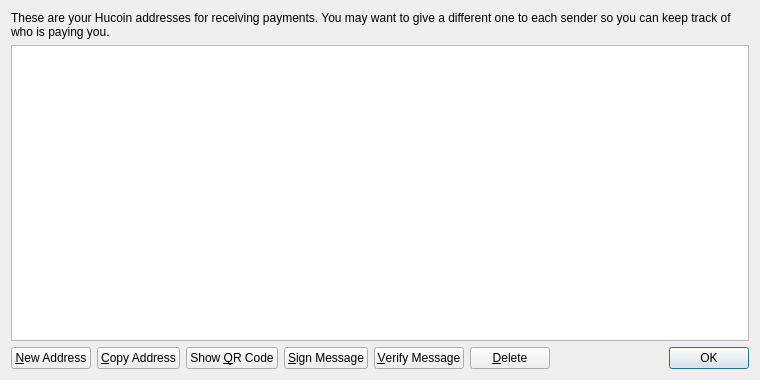
<?xml version="1.0" encoding="UTF-8"?>
<ui version="4.0">
 <class>AddressBookPage</class>
 <widget class="QWidget" name="AddressBookPage">
  <property name="geometry">
   <rect>
    <x>0</x>
    <y>0</y>
    <width>760</width>
    <height>380</height>
   </rect>
  </property>
  <property name="windowTitle">
   <string>Address Book</string>
  </property>
  <layout class="QVBoxLayout" name="verticalLayout">
   <item>
    <widget class="QLabel" name="labelExplanation">
     <property name="text">
      <string>These are your Hucoin addresses for receiving payments. You may want to give a different one to each sender so you can keep track of who is paying you.</string>
     </property>
     <property name="textFormat">
      <enum>Qt::PlainText</enum>
     </property>
     <property name="wordWrap">
      <bool>true</bool>
     </property>
    </widget>
   </item>
   <item>
    <widget class="QTableView" name="tableView">
     <property name="contextMenuPolicy">
      <enum>Qt::CustomContextMenu</enum>
     </property>
     <property name="toolTip">
      <string>Double-click to edit address or label</string>
     </property>
     <property name="tabKeyNavigation">
      <bool>false</bool>
     </property>
     <property name="alternatingRowColors">
      <bool>true</bool>
     </property>
     <property name="selectionMode">
      <enum>QAbstractItemView::SingleSelection</enum>
     </property>
     <property name="selectionBehavior">
      <enum>QAbstractItemView::SelectRows</enum>
     </property>
     <property name="sortingEnabled">
      <bool>true</bool>
     </property>
     <attribute name="verticalHeaderVisible">
      <bool>false</bool>
     </attribute>
    </widget>
   </item>
   <item>
    <layout class="QHBoxLayout" name="horizontalLayout">
     <item>
      <widget class="QPushButton" name="newAddressButton">
       <property name="toolTip">
        <string>Create a new address</string>
       </property>
       <property name="text">
        <string>&amp;New Address</string>
       </property>
       <property name="icon">
        <iconset resource="../bitcoin.qrc">
         <normaloff>:/icons/add</normaloff>:/icons/add</iconset>
       </property>
      </widget>
     </item>
     <item>
      <widget class="QPushButton" name="copyToClipboard">
       <property name="toolTip">
        <string>Copy the currently selected address to the system clipboard</string>
       </property>
       <property name="text">
        <string>&amp;Copy Address</string>
       </property>
       <property name="icon">
        <iconset resource="../bitcoin.qrc">
         <normaloff>:/icons/editcopy</normaloff>:/icons/editcopy</iconset>
       </property>
      </widget>
     </item>
     <item>
      <widget class="QPushButton" name="showQRCode">
       <property name="text">
        <string>Show &amp;QR Code</string>
       </property>
       <property name="icon">
        <iconset resource="../bitcoin.qrc">
         <normaloff>:/icons/qrcode</normaloff>:/icons/qrcode</iconset>
       </property>
      </widget>
     </item>
     <item>
      <widget class="QPushButton" name="signMessage">
       <property name="toolTip">
        <string>Sign a message to prove you own a Bitcoin address</string>
       </property>
       <property name="text">
        <string>&amp;Sign Message</string>
       </property>
       <property name="icon">
        <iconset resource="../bitcoin.qrc">
         <normaloff>:/icons/edit</normaloff>:/icons/edit</iconset>
       </property>
      </widget>
     </item>
     <item>
      <widget class="QPushButton" name="verifyMessage">
       <property name="toolTip">
        <string>Verify a message to ensure it was signed with a specified Bitcoin address</string>
       </property>
       <property name="text">
        <string>&amp;Verify Message</string>
       </property>
       <property name="icon">
        <iconset resource="../bitcoin.qrc">
         <normaloff>:/icons/transaction_0</normaloff>:/icons/transaction_0</iconset>
       </property>
      </widget>
     </item>
     <item>
      <widget class="QPushButton" name="deleteButton">
       <property name="toolTip">
        <string>Delete the currently selected address from the list. Only sending addresses can be deleted.</string>
       </property>
       <property name="text">
        <string>&amp;Delete</string>
       </property>
       <property name="icon">
        <iconset resource="../bitcoin.qrc">
         <normaloff>:/icons/remove</normaloff>:/icons/remove</iconset>
       </property>
      </widget>
     </item>
     <item>
      <spacer name="horizontalSpacer">
       <property name="orientation">
        <enum>Qt::Horizontal</enum>
       </property>
       <property name="sizeHint" stdset="0">
        <size>
         <width>40</width>
         <height>20</height>
        </size>
       </property>
      </spacer>
     </item>
     <item>
      <widget class="QDialogButtonBox" name="buttonBox">
       <property name="sizePolicy">
        <sizepolicy hsizetype="Maximum" vsizetype="Fixed">
         <horstretch>0</horstretch>
         <verstretch>0</verstretch>
        </sizepolicy>
       </property>
       <property name="standardButtons">
        <set>QDialogButtonBox::Ok</set>
       </property>
      </widget>
     </item>
    </layout>
   </item>
  </layout>
 </widget>
 <resources>
  <include location="../bitcoin.qrc"/>
 </resources>
 <connections/>
</ui>
